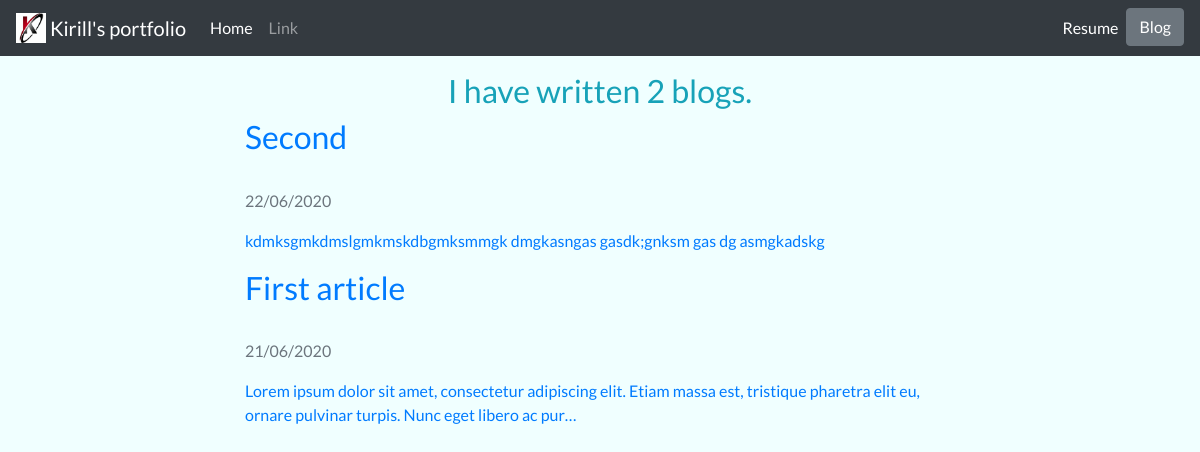
/blog/, run on an earlier commit of the app's database.
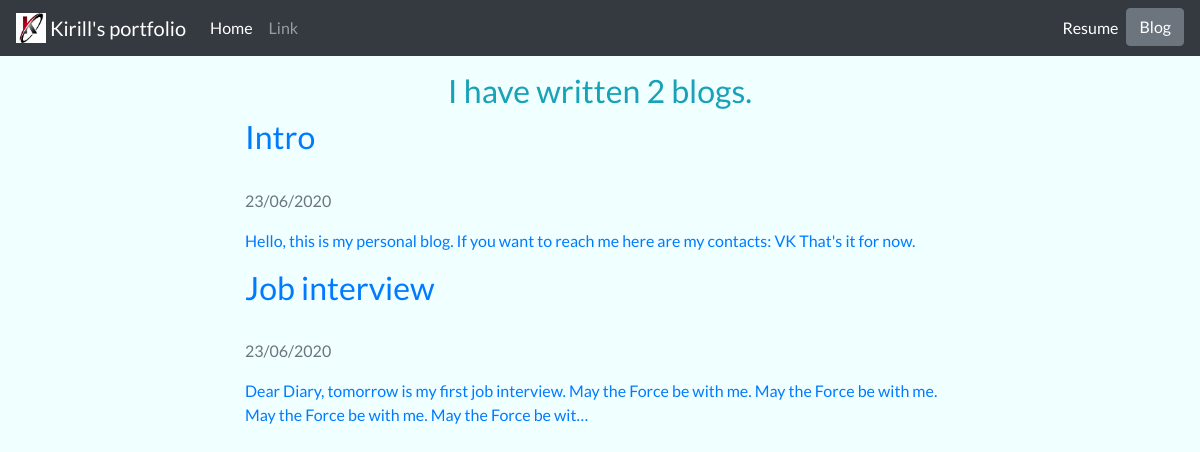
And on a later commit of the database.
### blog/models.py (models this page shows, shortened)
class Article(models.Model):
    title = models.CharField(max_length=150)
    date = models.DateField()
    article = models.TextField()

### blog/views.py (the view)
# urls.py: path('', views.blog_main, name='blog_main'),
def blog_main(request):
    articles = Article.objects.order_by('-date')
    return render(request, '../templates/blog/blog_main.html', {'articles': articles, 'title': 'Blog'})

### templates/blog/blog_main.html
{% extends 'base.html' %}
{% block content %}
    <h2 class="text text-center text-info">I have written {{ articles.count }} blog{{ articles.count|pluralize }}.</h2>
    {% for article in articles %}
        <div class="container col-lg-8">
            <a href="{% url 'blog:blog_detail' article.id %}">
                <h2 class="panel-title">{{ article.title }}</h2><br>
            </a>
            <p class="text text-muted">{{ article.date|date:'d/m/Y' }}</p>
            <p class="text text-primary">{{ article.article|striptags|truncatechars:150 }}</p>
        </div>
    {% endfor %}
{% endblock %}

What changed in the data, as far as the page shows it:
removed Article: title "Second", date "22/06/2020", article "kdmksgmkdmslgmkmskdbgmksmmgk dmgkasngas gasdk;gnksm gas dg asmgkadskg"
removed Article: title "First article", date "21/06/2020", article "Lorem ipsum dolor sit amet, consectetur adipiscing elit. Etiam massa est, tristique pharetra elit eu, ornare pulvinar turpis. Nunc eget libero ac pur…"
added Article: title "Intro", date "23/06/2020", article "Hello, this is my personal blog. If you want to reach me here are my contacts: VK That's it for now."
added Article: title "Job interview", date "23/06/2020", article "Dear Diary, tomorrow is my first job interview. May the Force be with me. May the Force be with me. May the Force be with me. May the Force be wit…"
